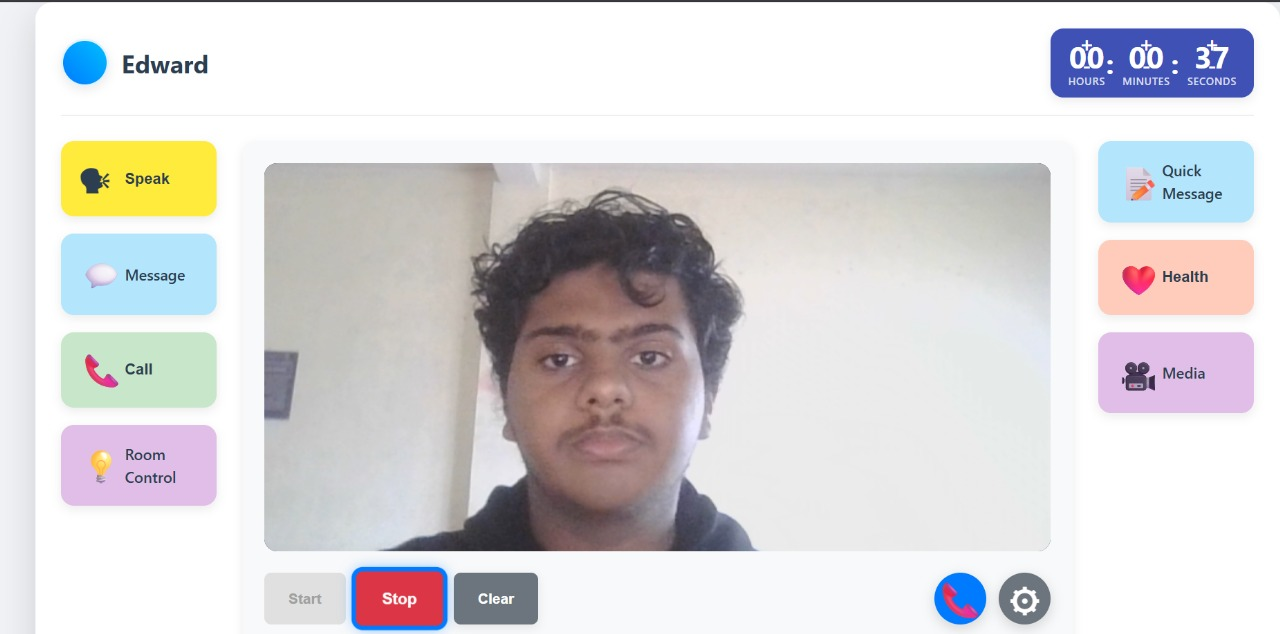
#> input picture Images/Intial Interface.jpg, 1280 x 634 px, given in place of the camera
$ python game1.py
#> lines starting #> are read from the running program, lines starting #| are printed output that depends on the picture; after the words box and inside, x2 and y2 are one past the last pixel; in counts of white or black regions, pixels touching at a corner belong together
import cv2
import numpy as np
import random
import time


# Load OpenCV's built-in Haar cascade for eyes
eye_cascade = cv2.CascadeClassifier(cv2.data.haarcascades + "haarcascade_eye.xml")

# Game variables
# Set window size to match screen resolution
# Get primary screen resolution
width, height = 640, 480  # Default fallback values
try:
    # Try to get screen resolution if running in a desktop environment
    import ctypes
    user32 = ctypes.windll.user32
    width, height = user32.GetSystemMetrics(0), user32.GetSystemMetrics(1)
    # Use 80% of screen size for the game window
    width = int(width * 0.8)
    height = int(height * 0.8)
except:
    # Fallback to default values if we can't get screen resolution
    width, height = 640, 320
bird_y = height // 2
bird_v = 0
gravity = 0.3
short_jump = -3
long_jump = -6
pipe_gap = 180   # Increased vertical gap between top and bottom pipes
pipe_width = 80
pipe_speed = 6  # Increased from 4 to 6 for faster movement (50% increase)
pipes = []
score = 0
game_over = False
is_blinking = False
blink_start = 0

# Bird animation
wing_up = True
wing_counter = 0

# Clouds
clouds = [{"x": random.randint(0, width), "y": random.randint(0, height//2), "size": random.randint(40, 80)} for _ in range(5)]
cloud_speed = 1

# Open camera
cap = cv2.VideoCapture(0)

# Create resizable window
cv2.namedWindow("Blink Chicken - With Webcam", cv2.WINDOW_NORMAL)
cv2.resizeWindow("Blink Chicken - With Webcam", width, height)

def reset_game():
    global bird_y, bird_v, pipes, score, game_over
    bird_y = height // 2
    bird_v = 0
    pipes = []
    score = 0
    game_over = False
    pipes.append({"x": width, "h": random.randint(50, height - pipe_gap - 50)})

reset_game()

def draw_bird(canvas, x, y, wing_up):
    # White chicken body (slightly larger oval)
    cv2.ellipse(canvas, (x, int(y)), (18, 15), 0, 0, 360, (255, 255, 255), -1)

    # Tail feathers
    tail_pts = np.array([[x - 15, int(y) - 8], [x - 25, int(y) - 12], [x - 25, int(y)], [x - 25, int(y) + 12], [x - 15, int(y) + 8]], np.int32)
    cv2.fillPoly(canvas, [tail_pts], (220, 220, 220))  # Light gray tail

    # Wings
    if wing_up:
        wing_pts = np.array([[x - 5, int(y) - 5], [x - 20, int(y) - 20], [x - 10, int(y) - 5]], np.int32)
    else:
        wing_pts = np.array([[x - 5, int(y) + 5], [x - 20, int(y) + 20], [x - 10, int(y) + 5]], np.int32)
    cv2.fillPoly(canvas, [wing_pts], (240, 240, 240))  # Slightly darker white for wings

    # Head (slightly smaller than body)
    cv2.circle(canvas, (x + 12, int(y) - 5), 10, (255, 255, 255), -1)

    # Eye
    cv2.circle(canvas, (x + 15, int(y) - 7), 2, (0, 0, 0), -1)

    # Beak
    beak_pts = np.array([[x + 20, int(y) - 7], [x + 28, int(y) - 5], [x + 20, int(y) - 3]], np.int32)
    cv2.fillPoly(canvas, [beak_pts], (255, 165, 0))  # Orange beak

    # Comb on head (red crest)
    comb_pts = np.array([[x + 10, int(y) - 15], [x + 13, int(y) - 20], [x + 16, int(y) - 15]], np.int32)
    cv2.fillPoly(canvas, [comb_pts], (0, 0, 255))  # Red comb

def draw_clouds(canvas, clouds):
    for cloud in clouds:
        x, y, size = cloud["x"], cloud["y"], cloud["size"]
        cv2.circle(canvas, (x, y), size//2, (255, 255, 255), -1)
        cv2.circle(canvas, (x + size//3, y + size//4), size//3, (255, 255, 255), -1)
        cv2.circle(canvas, (x - size//3, y + size//4), size//3, (255, 255, 255), -1)
        # Move cloud
        cloud["x"] -= cloud_speed
        if cloud["x"] + size < 0:
            cloud["x"] = width + size
            cloud["y"] = random.randint(0, height//2)

while cap.isOpened():
    ret, frame = cap.read()
#> frame is the input picture: shape (634, 1280, 3); mean B, G, R 217, 215.5, 217.6
    if not ret:
        exit()

    frame = cv2.flip(frame, 1)
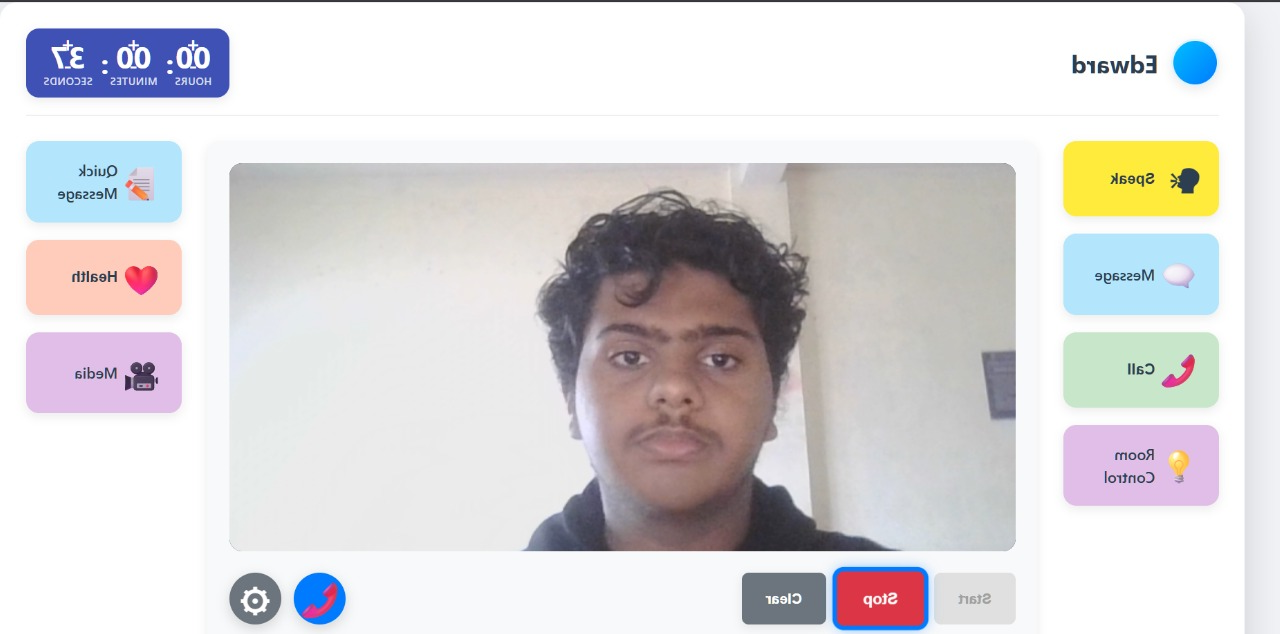
#> frame: shape (634, 1280, 3); mean B, G, R 217, 215.5, 217.6
    gray = cv2.cvtColor(frame, cv2.COLOR_BGR2GRAY)
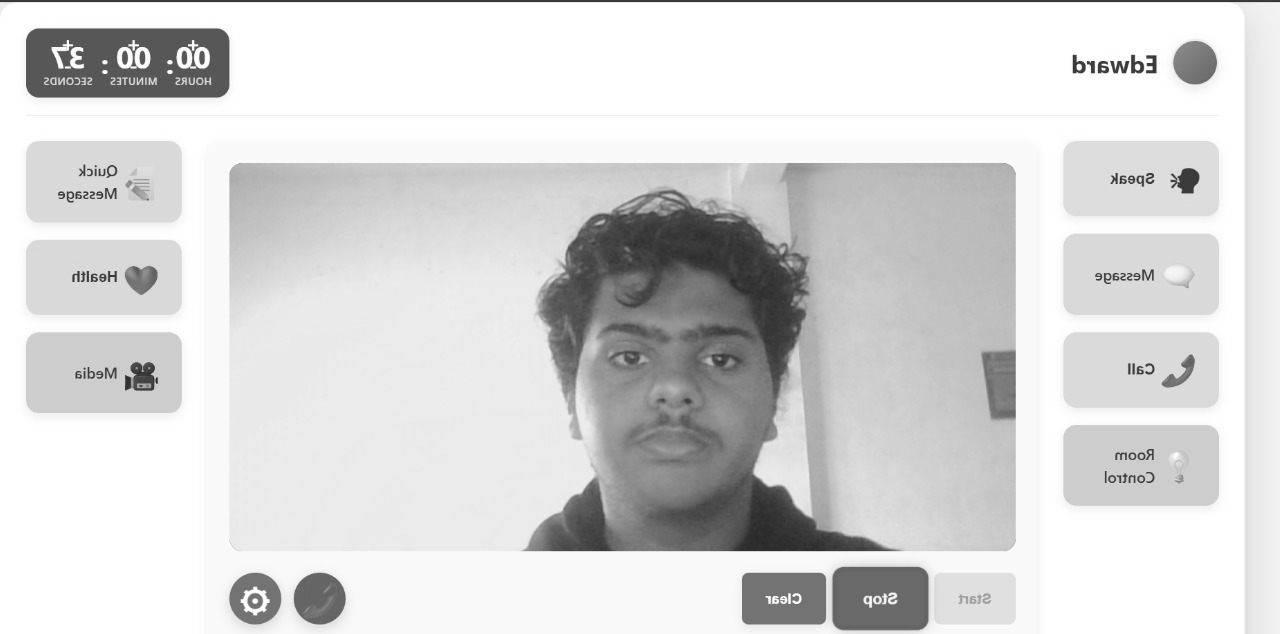
#> gray: shape (634, 1280); min 34, max 255, mean 216.3

    # Detect eyes
    eyes = eye_cascade.detectMultiScale(gray, 1.3, 5)
#> eyes = [[694, 336, 49, 49], [600, 330, 55, 55], [224, 567, 62, 62]]

    blink_detected = False
    blink_type = None

    if len(eyes) == 0:  # No eyes detected → blink
        if not is_blinking:
            is_blinking = True
            blink_start = time.time()
    else:
        if is_blinking:
            blink_duration = time.time() - blink_start
            blink_detected = True
            blink_type = "long" if blink_duration > 0.25 else "short"
            is_blinking = False

    if not game_over:
        # Bird physics (adjusted for faster game speed)
        bird_v += gravity * 1.2  # Increased gravity by 20% to match faster game speed
        bird_y += bird_v

        # Blink jump
        if blink_detected:
            if blink_type == "long":
                bird_v = long_jump
            else:
                bird_v = short_jump

        # Update pipes
        for pipe in pipes:
            pipe["x"] -= pipe_speed

        if pipes and pipes[0]["x"] + pipe_width < 0:
            pipes.pop(0)
            score += 1

        # Increase spacing between pipes (doubled the original distance)
        if len(pipes) == 0 or pipes[-1]["x"] < width - 600:  # Increased from 350 to 600
            pipes.append({"x": width, "h": random.randint(50, height - pipe_gap - 50)})

        # Collision check
        for pipe in pipes:
            # Adjusted collision box for the chicken (slightly larger)
            bird_x = 50
            bird_width = 35  # Increased from 30 to account for chicken design
            bird_height = 30
            if bird_x < pipe["x"] + pipe_width and bird_x + bird_width > pipe["x"]:  # bird within pipe X
                if bird_y - bird_height/2 < pipe["h"] or bird_y + bird_height/2 > pipe["h"] + pipe_gap:
                    game_over = True

        if bird_y <= 0 or bird_y >= height:
            game_over = True

    # Draw game canvas
    canvas = np.zeros((height, width, 3), dtype=np.uint8)
    canvas[:] = (135, 206, 250)  # Sky blue background

    # Resize webcam frame to fit in a corner of the game
    if ret:
        # Calculate webcam display size (25% of game width, maintaining aspect ratio)
        webcam_width = width // 4
        webcam_height = int(frame.shape[0] * (webcam_width / frame.shape[1]))
#> webcam_height = 79
        webcam_frame = cv2.resize(frame, (webcam_width, webcam_height))
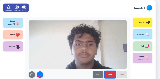
#> webcam_frame: shape (79, 160, 3); mean B, G, R 217.3, 215.8, 217.9

        # Position in top-right corner with padding
        padding = 10
        y_offset = padding  # Top position
        x_offset = width - webcam_width - padding  # Right position

        # Create a semi-transparent overlay for the webcam
        overlay = canvas.copy()
        overlay[y_offset:y_offset+webcam_height, x_offset:x_offset+webcam_width] = webcam_frame
        cv2.rectangle(overlay, (x_offset-2, y_offset-2),
                     (x_offset+webcam_width+2, y_offset+webcam_height+2), (255, 255, 255), 2)
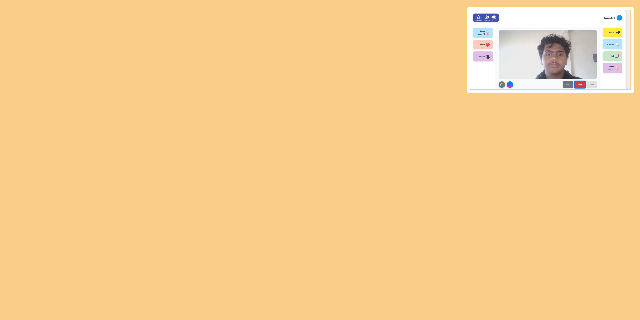
#> overlay: shape (320, 640, 3); mean B, G, R 140.9, 207, 248.1

        # Blend the webcam overlay with the game canvas
        alpha = 0.8  # Transparency factor
        cv2.addWeighted(overlay, alpha, canvas, 1-alpha, 0, canvas)

    # Draw clouds
    draw_clouds(canvas, clouds)
#> after the loop in draw_clouds, `for cloud in clouds:`:
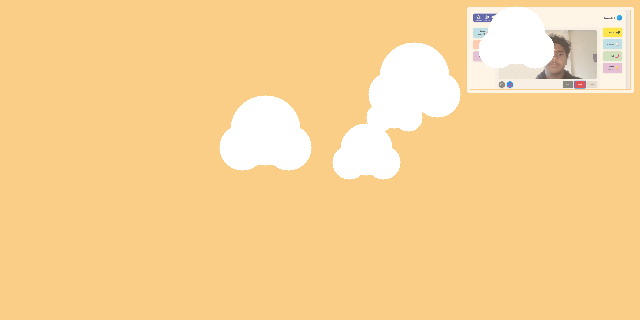
#> canvas: shape (320, 640, 3); mean B, G, R 148.8, 210.8, 249.2

    # Draw pipes
    for pipe in pipes:
        cv2.rectangle(canvas, (pipe["x"], 0), (pipe["x"] + pipe_width, pipe["h"]), (0, 255, 0), -1)
        cv2.rectangle(canvas, (pipe["x"], pipe["h"] + pipe_gap),
                      (pipe["x"] + pipe_width, height), (0, 255, 0), -1)
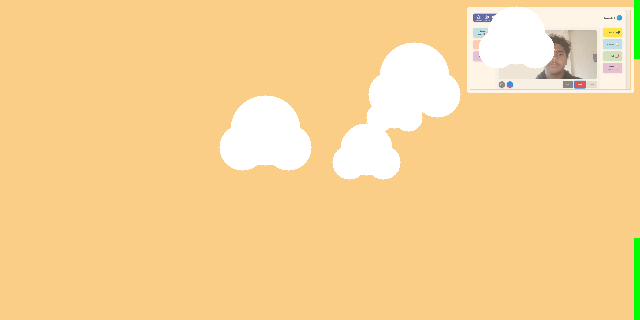
#> canvas: shape (320, 640, 3); 0.41% of pixels changed, all inside (x1, y1, x2, y2) = (634, 0, 640, 320)

    # Draw bird with flapping wings
    wing_counter += 1
    if wing_counter % 5 == 0:
        wing_up = not wing_up
    draw_bird(canvas, 50, bird_y, wing_up)
#> in draw_bird, `cv2.fillPoly(canvas, [wing_pts], (240, 240, 240))`: canvas: shape (320, 640, 3); mean B, G, R 148.9, 211.2, 248.2
#> in draw_bird, `cv2.circle(canvas, (x + 12, int(y) - 5), 10, (255, 255, 255), -1)`: canvas: shape (320, 640, 3); mean B, G, R 148.9, 211.2, 248.2
#> in draw_bird, `cv2.circle(canvas, (x + 15, int(y) - 7), 2, (0, 0, 0), -1)`: canvas: shape (320, 640, 3); mean B, G, R 148.9, 211.2, 248.2
#> in draw_bird, `cv2.fillPoly(canvas, [beak_pts], (255, 165, 0))`: canvas: shape (320, 640, 3); mean B, G, R 148.9, 211.2, 248.1
#> in draw_bird, `cv2.fillPoly(canvas, [comb_pts], (0, 0, 255))`: canvas: shape (320, 640, 3); mean B, G, R 148.9, 211.2, 248.1

    # Draw score
    cv2.putText(canvas, f"Score: {score}", (10, 30),
                cv2.FONT_HERSHEY_SIMPLEX, 1, (255, 255, 255), 2)
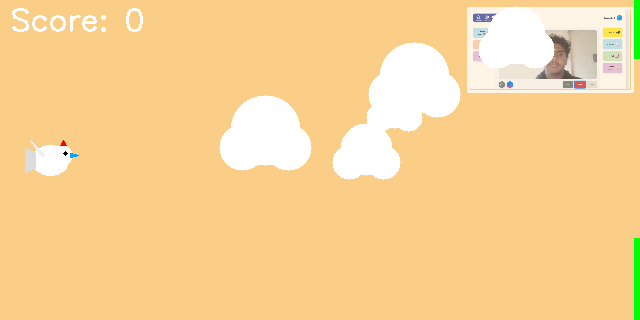
#> canvas: shape (320, 640, 3); mean B, G, R 149.4, 211.4, 248.2

    if game_over:
        cv2.putText(canvas, "GAME OVER", (width//2 - 100, height//2),
                    cv2.FONT_HERSHEY_SIMPLEX, 1.5, (0, 0, 255), 3)
        cv2.putText(canvas, "Short Blink or Press R to Restart", (width//2 - 180, height//2 + 80),
                    cv2.FONT_HERSHEY_SIMPLEX, 0.9, (255, 255, 255), 2)
        cv2.putText(canvas, "Long Blink or Press Q to Exit", (width//2 - 180, height//2 + 120),
                    cv2.FONT_HERSHEY_SIMPLEX, 0.9, (255, 255, 255), 2)
        # Handle blink actions when game is over
        if blink_detected:
            if blink_type == "short":
                reset_game()
            elif blink_type == "long":
                cap.release()
                cv2.destroyAllWindows()
                exit()

    # Show game
    cv2.imshow("Blink Chicken - With Webcam", canvas)

    key = cv2.waitKey(15) & 0xFF  # Reduced from 20 to 15 for faster frame rate
#> (key q is pressed here)
    if key == 27 or key == ord('q'):  # ESC or Q → exit
        break
    if key == ord('r'):
        reset_game()

cap.release()
cv2.destroyAllWindows()

$ run again, on Images/Quick Image.jpg
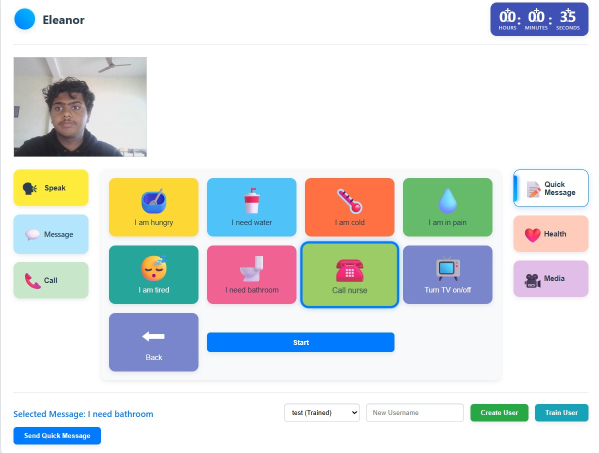
#> input picture Images/Quick Image.jpg, 1198 x 906 px, given in place of the camera (shown at 1/2 size)
#> frame is the input picture: shape (906, 1198, 3); mean B, G, R 224.3, 224.2, 219.3
#> `gray = cv2.cvtColor(frame, cv2.COLOR_BGR2GRAY)`:
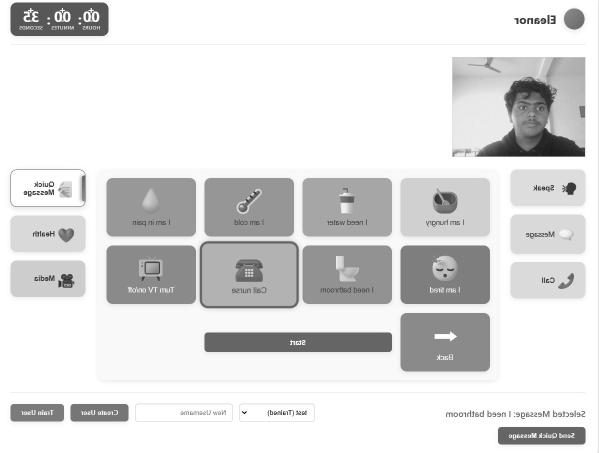
#> gray: shape (906, 1198) (shown at 1/2 size); min 0, max 255, mean 222.8
#> eyes = [[1032, 203, 27, 27], [1068, 205, 23, 23]]
#> `cv2.putText(canvas, f"Score: {score}", (10, 30), cv2.FONT_HERSHEY_SIMP..`:
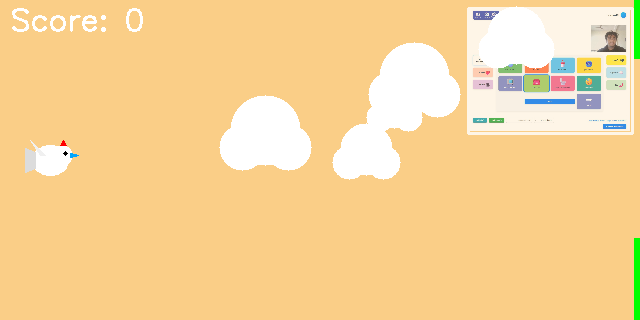
#> canvas: shape (320, 640, 3); mean B, G, R 152.1, 212.1, 247.2
